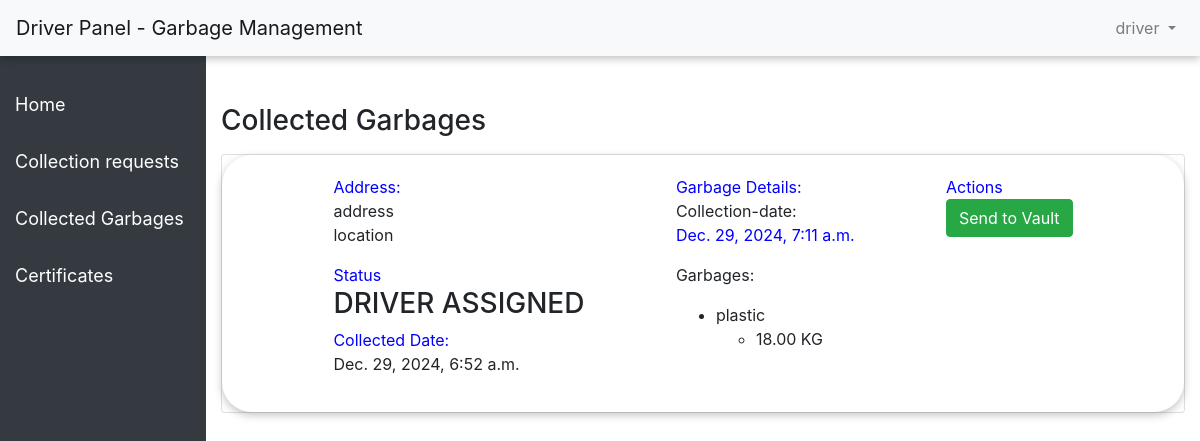
/work/driver_collected_garbages (signed in), run on the app's committed database.
### work/models.py (models this page shows, shortened)
class GarbageCollectionRequests(models.Model):
    request_date = models.DateField(auto_now_add=True)
    requested_by = models.ForeignKey(User, on_delete=models.CASCADE, related_name="requested")
    updated_staff = models.ForeignKey(User, on_delete=models.CASCADE, related_name="handled", null=True, blank=True)
    driver = models.ForeignKey(User, on_delete=models.CASCADE, related_name="collected", null=True, blank=True)
    updated_date = models.DateField(auto_now=True)
    collected_time = models.DateTimeField(auto_now_add=False, null=True, blank=True)
    collection_status = models.BooleanField(default=False)
    garbage_status = models.CharField(max_length=255,default="pending",choices=(('collected', 'Collected'),('recycled', 'Recycled'),('disposed', 'disposed'),('pending', 'Pending'),('in_progress', 'In Progress'),('not_collected', 'Not Collected'), ("driver assigned","Driver assigned")))
    collection_date_time = models.DateTimeField(auto_now_add=False, null=True, blank=True)
    visibility = models.BooleanField(default=True)

class Garbages(models.Model):
    GARBAGE_CHOICES = [
        ('plastic', 'Plastic'),
        ('organic', 'Organic'),
        ('metal', 'Metal'),
        ('glass', 'Glass'),
        ('paper', 'Paper'),
        ('electronic', 'Electronic'),
        ('other', 'Other'),
    ]
    request = models.ForeignKey(
        'GarbageCollectionRequests',
        on_delete=models.CASCADE,
        related_name="garbage_request"
    )
    garbage_item = models.CharField(
        max_length=50,
        choices=GARBAGE_CHOICES,
        verbose_name="Type of Garbage"
    )
    weight = models.DecimalField(
        max_digits=6,
        decimal_places=2,
        verbose_name="Weight of Garbage (kg)"
    )
    description = models.TextField(
        blank=True,
        null=True,
        verbose_name="Description (optional)",
        help_text="Add any additional details about the garbage."
    )
    class Meta:
        verbose_name = "Garbage"
        verbose_name_plural = "Garbages"

### home/models.py (models this page shows, shortened)
class Client(models.Model):
    user = models.OneToOneField(User, null=True, blank=True, on_delete=models.CASCADE, related_name='client_user')
    name = models.CharField(max_length=255, null=True, blank=True)
    phone = models.PositiveIntegerField( null=True, blank=True)
    address = models.TextField(null=True, blank=True)
    location = models.CharField(max_length=255, null=True, blank=True)
    date_added = models.DateTimeField(auto_now_add=True)

### work/views.py (the view)
# urls.py: path("driver_collected_garbages",views.driver_collected_garbages, name="driver_collected_garbages"),
def driver_collected_garbages(request):
    req = GarbageCollectionRequests.objects.filter(driver = request.user, collection_status = True,visibility=True).order_by("collection_date_time")
    context = {
        "req":req
    }
    return render(request, "staff/collected_driver.html",context)

### templates/staff/collected_driver.html (shortened to what this page needs)
{% extends 'staff/index_driver.html' %}
{% block driver %}
<div class="container mt-5" >
    <h3>Collected Garbages </h3>
    {% for i in req %}
    <div class="card mt-3 ">
        <div class="item-container">
            <div class="items">
                <span>Address:</span>
                <address>
                    {{i.requested_by.client_user.address}} <br>
                    {{i.requested_by.client_user.location}}
                </address>
                <span>Status</span>
                <h3 style="text-transform: uppercase;">{{i.garbage_status}}</h3>
                <span>Collected Date:</span>
                <p>{{i.collected_time}}</p>
            </div>
            <div class="items">
                <span>Garbage Details:</span>
                <p>Collection-date: <span>{{i.collection_date_time}}</span>
                </p>
                <p>
                    Garbages: <span>
                        {% for j in i.garbage_request.all %}
                        <ul>
                            <li>{{j.garbage_item}}
                                <ul>
                                    <li>{{j.weight}} KG</li>
                                </ul>
                            </li>
                        </ul>
                        {% endfor %}
                    </span>
                </p>
            </div>
            <div class="items">
                <span>Actions</span>
                <a href="{% url 'send_to_vault' i.id %}" class="btn btn-success" onclick="return confirm('Are you sure you want to send the garbage to the vault?')">Send to Vault</a><br>
            </div>
        </div>
    </div>
    {% endfor %}
</div>
{% endblock %}

### templates/staff/index_driver.html (shortened to what this page needs)
<!DOCTYPE html>
<html lang="en">
<head>
    <link href="https://stackpath.bootstrapcdn.com/bootstrap/4.5.2/css/bootstrap.min.css" rel="stylesheet">
</head>
<body>
    <nav class="navbar navbar-expand-lg navbar-light bg-light " style="background-color: #e3f2fd;box-shadow: rgba(0, 0, 0, 0.24) 0px 3px 8px;">
        <a class="navbar-brand" href="#">Driver Panel - Garbage Management</a>
        <div class="collapse navbar-collapse justify-content-end">
            <ul class="navbar-nav">
                <li class="nav-item dropdown">
                    <a class="nav-link dropdown-toggle" href="#" id="navbarDropdown" role="button" data-toggle="dropdown" aria-haspopup="true" aria-expanded="false">
                        {{request.user}}
                    </a>
                </li>
            </ul>
        </div>
    </nav>
    <main>
        <div class="sidebar">
            <a href="{%url 'staff_index' %}">Home</a>
            <a href="{%url 'driver_collection_requests' %}">Collection requests</a>
            <a href="{%url 'driver_collected_garbages' %}">Collected Garbages</a>
            <a href="#garbage-vault">Certificates</a>
        </div>
        {% block driver %}{% endblock %}
    </main>
</body>
</html>

### templates/staff/index_driver.html (style rules this page uses)
main { display: flex; }
.sidebar { width: 250px; height: 100vh; background-color: #343a40; padding-top: 20px; }
.sidebar a { padding: 15px; text-decoration: none; font-size: 18px; color: white; display: block; }
.card { margin-bottom: 20px; }

### templates/staff/collected_driver.html (style rules this page uses)
.items span { display: block; font-size: medium; color: blue; }
.item-container { display: flex; justify-content: space-evenly; padding: 20px; border-radius: 30px; box-shadow: rgba(0, 0, 0, 0.24) 0px 3px 8px; }

### data on the page
GarbageCollectionRequests: requested_by.client_user.address "address", requested_by.client_user.location "location", garbage_status "DRIVER ASSIGNED", collected_time "Dec. 29, 2024, 6:52 a.m.", collection_date_time "Dec. 29, 2024, 7:11 a.m."
Garbages: garbage_item "plastic", weight "18.00"

### other printed values
{{ request.user }} "driver"
